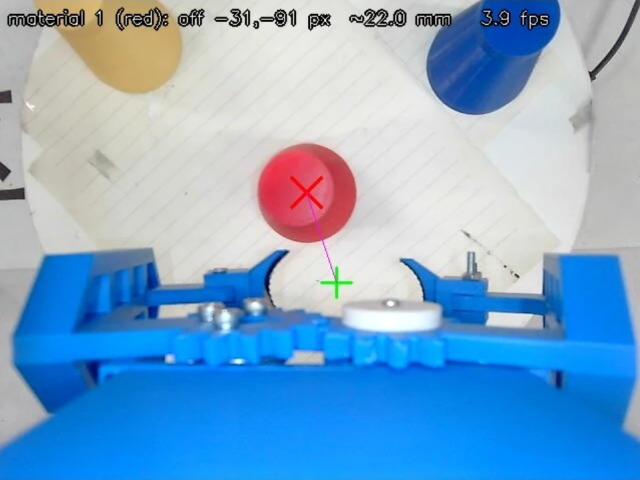
#> input picture car_backup/2026-10-22_树莓派_全部源码/testdata/arm_cam_18.jpg, 640 x 480 px
$ python -i ring_detect.py   (imports and definitions only)
#> lines starting #> are read from the running program, lines starting #| are printed output that depends on the picture; after the words box and inside, x2 and y2 are one past the last pixel; in counts of white or black regions, pixels touching at a corner belong together
#> further down, picture is the input picture: shape (480, 640, 3); mean B, G, R 204.3, 167.1, 124.5
import cv2
import numpy as np
import math
import time


# ============================================================
# 摄像头设置
# ============================================================

CAMERA_DEVICE = "/dev/video0"

FRAME_WIDTH = 640
FRAME_HEIGHT = 480
FPS = 30


# ============================================================
# 圆环定位参数
# ============================================================

IMAGE_CENTER_X = FRAME_WIDTH // 2
IMAGE_CENTER_Y = FRAME_HEIGHT // 2

# 三圆环整体中心允许误差
CENTER_TOLERANCE_X = 25
CENTER_TOLERANCE_Y = 25

# 连续稳定多少帧才认为已经停好
STABLE_FRAMES = 8

# 两次微调之间最短时间
ADJUST_INTERVAL = 0.45


# ============================================================
# 两点距离
# ============================================================

# [6 lines left out: function point_distance, not called in this run]


# ============================================================
# 检测圆环
# ============================================================

def detect_rings(frame):

    gray = cv2.cvtColor(
        frame,
        cv2.COLOR_BGR2GRAY
    )
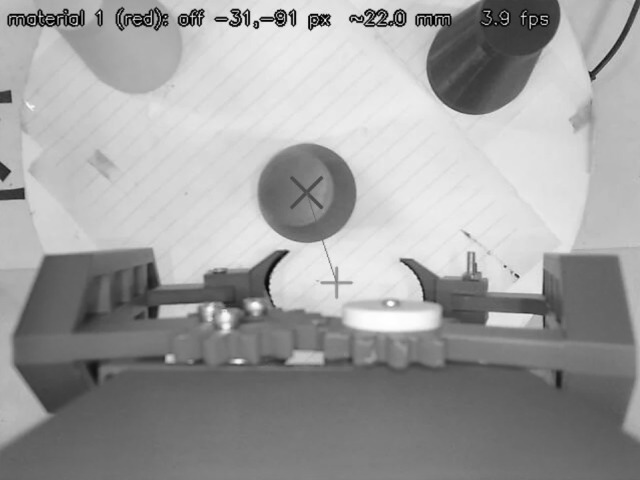
#> gray: shape (480, 640); min 0, max 255, mean 158.6

    blur = cv2.GaussianBlur(
        gray,
        (5, 5),
        1.2
    )

    edge = cv2.Canny(
        blur,
        50,
        150
    )
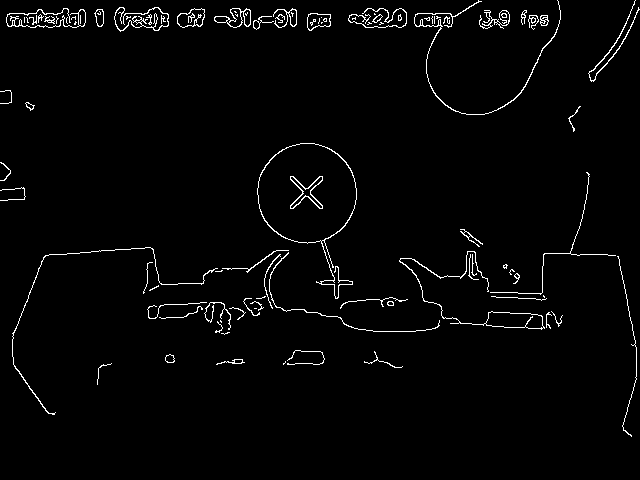
#> edge: shape (480, 640); 2.2% white in thin lines or dots

    contours, _ = cv2.findContours(
        edge,
        cv2.RETR_LIST,
        cv2.CHAIN_APPROX_NONE
    )
#> contours = 147 contours, 99 with area under 20; largest, box (x1, y1, x2, y2) and area: (257, 143, 357, 299) 7768, (257, 143, 357, 244) 7661, (399, 251, 545, 330) 832, (485, 311, 544, 329) 763, (177, 8, 205, 28) 376

    circles = []

    # --------------------------------------------------------
    # 找圆形轮廓
    # --------------------------------------------------------

    for cnt in contours:

        area = cv2.contourArea(cnt)

        perimeter = cv2.arcLength(
            cnt,
            True
        )

        if perimeter == 0:
            continue

        circularity = (
            4 *
            np.pi *
            area /
            (perimeter * perimeter)
        )

        if area < 100:
            continue

        if circularity < 0.75:
            continue

        (x, y), r = cv2.minEnclosingCircle(cnt)

        if r < 10:
            continue

        circles.append(
            (
                x,
                y,
                r
            )
        )
#> this loop made 147 passes
#> (area, perimeter, circularity) on passes 3, 4, 5, 6, 13, 19, 21, 30, 40, 41, 42, 43: (28.5, 21.07, 0.807), (40, 69.46, 0.104), (54, 28.97, 0.809), (57.5, 30.73, 0.765), (763, 168.1, 0.339), (26.5, 204.4, 0.00797), (22.5, 18.24, 0.85), (21.5, 31.21, 0.277), (37, 499.7, 0.00186), (832, 745.7, 0.0188), (23.5, 158.1, 0.0118), (62.5, 830.9, 0.00114)
#> (area, perimeter, circularity, x, y, r) on pass 51: (7661, 328.5, 0.892, 306.8, 192.8, 50.29)
#> after the loop, circles = [(306.8, 192.8, 50.29)]

    # --------------------------------------------------------
    # 合并同一个圆环产生的多个圆
    # --------------------------------------------------------

    groups = []

    for circle in circles:

        x, y, r = circle

        merged = False

        for group in groups:

            gx = np.mean(
                [c[0] for c in group]
            )

            gy = np.mean(
                [c[1] for c in group]
            )

            if point_distance(
                (x, y),
                (gx, gy)
            ) < 8:

                group.append(circle)
                merged = True
                break

        if not merged:

            groups.append(
                [circle]
            )
#> this loop made 1 pass
#> after the loop, groups = [[(306.8, 192.8, 50.29)]]

    # --------------------------------------------------------
    # 得到圆环
    # --------------------------------------------------------

    rings = []

    for group in groups:

        if len(group) < 2:
            continue

        x = np.mean(
            [c[0] for c in group]
        )

        y = np.mean(
            [c[1] for c in group]
        )

        r = np.mean(
            [c[2] for c in group]
        )

        rings.append(
            (
                int(x),
                int(y),
                int(r)
            )
        )
#> this loop made 1 pass
#> after the loop, rings = []

    # --------------------------------------------------------
    # 从左到右排序
    # --------------------------------------------------------

    rings.sort(
        key=lambda ring: ring[0]
    )

    # 最多三个
    if len(rings) > 3:

        rings = rings[:3]

    return rings


# ============================================================
# 打开摄像头
# ============================================================

# [560 lines left out: functions open_camera, close_camera, calculate_center, draw_ring_display, find_rings, not called in this run]

>>> import cv2
>>> picture = cv2.imread('testdata/arm_cam_18.jpg')
>>> result = detect_rings(picture)
#> result = []
